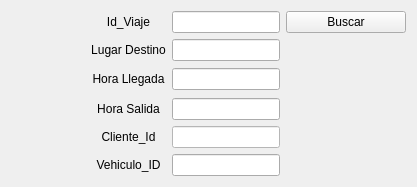
                      <widget class="QWidget" name="page_Viaje_Buscar">
                       <layout class="QGridLayout" name="gridLayout_9">
                        <item row="0" column="1">
                         <widget class="QLabel" name="label_LugarDestino_Registrar_11">
                          <property name="text">
                           <string>&lt;html&gt;&lt;head/&gt;&lt;body&gt;&lt;p align=&quot;center&quot;&gt;Id_Viaje&lt;/p&gt;&lt;/body&gt;&lt;/html&gt;</string>
                          </property>
                         </widget>
                        </item>
                        <item row="2" column="0">
                         <spacer name="horizontalSpacer_29">
                          <property name="orientation">
                           <enum>Qt::Horizontal</enum>
                          </property>
                          <property name="sizeType">
                           <enum>QSizePolicy::Fixed</enum>
                          </property>
                          <property name="sizeHint" stdset="0">
                           <size>
                            <width>80</width>
                            <height>25</height>
                           </size>
                          </property>
                         </spacer>
                        </item>
                        <item row="1" column="2">
                         <widget class="QLineEdit" name="lineEdit_LugarDestino_Buscar">
                          <property name="readOnly">
                           <bool>true</bool>
                          </property>
                         </widget>
                        </item>
                        <item row="2" column="2">
                         <widget class="QLineEdit" name="lineEdit_HoraLlegada_Buscar">
                          <property name="readOnly">
                           <bool>true</bool>
                          </property>
                         </widget>
                        </item>
                        <item row="0" column="3">
                         <widget class="QPushButton" name="Boton_ViajeBuscar_Buscar">
                          <property name="cursor">
                           <cursorShape>PointingHandCursor</cursorShape>
                          </property>
                          <property name="styleSheet">
                           <string notr="true"/>
                          </property>
                          <property name="text">
                           <string>Buscar</string>
                          </property>
                         </widget>
                        </item>
                        <item row="1" column="1">
                         <widget class="QLabel" name="label_LugarDestino_Registrar_10">
                          <property name="text">
                           <string>&lt;html&gt;&lt;head/&gt;&lt;body&gt;&lt;p align=&quot;center&quot;&gt;Lugar Destino&lt;/p&gt;&lt;/body&gt;&lt;/html&gt;</string>
                          </property>
                         </widget>
                        </item>
                        <item row="2" column="1">
                         <widget class="QLabel" name="label_HoraLlegada_Registrar_7">
                          <property name="text">
                           <string>&lt;html&gt;&lt;head/&gt;&lt;body&gt;&lt;p align=&quot;center&quot;&gt;Hora Llegada&lt;/p&gt;&lt;/body&gt;&lt;/html&gt;</string>
                          </property>
                         </widget>
                        </item>
                        <item row="2" column="3">
                         <spacer name="horizontalSpacer_28">
                          <property name="orientation">
                           <enum>Qt::Horizontal</enum>
                          </property>
                          <property name="sizeType">
                           <enum>QSizePolicy::Fixed</enum>
                          </property>
                          <property name="sizeHint" stdset="0">
                           <size>
                            <width>120</width>
                            <height>20</height>
                           </size>
                          </property>
                         </spacer>
                        </item>
                        <item row="4" column="2">
                         <widget class="QLineEdit" name="lineEdit_ViajeClienteId_Buscar">
                          <property name="styleSheet">
                           <string notr="true">background-color: rgb(255, 255, 255);</string>
                          </property>
                          <property name="readOnly">
                           <bool>true</bool>
                          </property>
                         </widget>
                        </item>
                        <item row="3" column="2">
                         <widget class="QLineEdit" name="lineEdit_HoraSalida_Buscar">
                          <property name="readOnly">
                           <bool>true</bool>
                          </property>
                         </widget>
                        </item>
                        <item row="3" column="1">
                         <widget class="QLabel" name="label_HoraSalida_Registrar_9">
                          <property name="text">
                           <string>&lt;html&gt;&lt;head/&gt;&lt;body&gt;&lt;p align=&quot;center&quot;&gt;Hora Salida&lt;/p&gt;&lt;/body&gt;&lt;/html&gt;</string>
                          </property>
                         </widget>
                        </item>
                        <item row="5" column="1">
                         <widget class="QLabel" name="label_VehiculoId_Registrar_7">
                          <property name="text">
                           <string>&lt;html&gt;&lt;head/&gt;&lt;body&gt;&lt;p align=&quot;center&quot;&gt;Vehiculo_ID&lt;/p&gt;&lt;/body&gt;&lt;/html&gt;</string>
                          </property>
                         </widget>
                        </item>
                        <item row="5" column="2">
                         <widget class="QLineEdit" name="lineEdit_ViajeVehiculoId_Buscar">
                          <property name="readOnly">
                           <bool>true</bool>
                          </property>
                         </widget>
                        </item>
                        <item row="4" column="1">
                         <widget class="QLabel" name="label_ClienteId_Registrar_6">
                          <property name="text">
                           <string>&lt;html&gt;&lt;head/&gt;&lt;body&gt;&lt;p align=&quot;center&quot;&gt;Cliente_Id&lt;/p&gt;&lt;/body&gt;&lt;/html&gt;</string>
                          </property>
                         </widget>
                        </item>
                        <item row="0" column="2">
                         <widget class="QLineEdit" name="lineEdit_IdViaje_Buscar"/>
                        </item>
                       </layout>
                      </widget>
